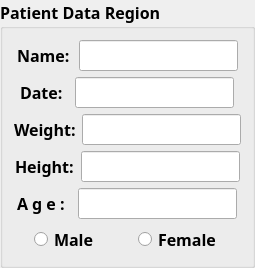
           <widget class="QGroupBox" name="patient_groupBox">
            <property name="sizePolicy">
             <sizepolicy hsizetype="Minimum" vsizetype="Fixed">
              <horstretch>0</horstretch>
              <verstretch>0</verstretch>
             </sizepolicy>
            </property>
            <property name="font">
             <font>
              <family>华文新魏</family>
              <pointsize>12</pointsize>
              <weight>75</weight>
              <bold>true</bold>
             </font>
            </property>
            <property name="title">
             <string>Patient Data Region</string>
            </property>
            <layout class="QGridLayout" name="gridLayout_4">
             <item row="0" column="0">
              <layout class="QVBoxLayout" name="verticalLayout_2">
               <item>
                <layout class="QHBoxLayout" name="horizontalLayout_2">
                 <item>
                  <widget class="QLabel" name="name_label">
                   <property name="sizePolicy">
                    <sizepolicy hsizetype="Fixed" vsizetype="Preferred">
                     <horstretch>0</horstretch>
                     <verstretch>0</verstretch>
                    </sizepolicy>
                   </property>
                   <property name="font">
                    <font>
                     <family>华文新魏</family>
                     <pointsize>12</pointsize>
                     <weight>75</weight>
                     <bold>true</bold>
                    </font>
                   </property>
                   <property name="text">
                    <string>Name:</string>
                   </property>
                  </widget>
                 </item>
                 <item>
                  <widget class="QLineEdit" name="name_lineEdit">
                   <property name="sizePolicy">
                    <sizepolicy hsizetype="Fixed" vsizetype="Fixed">
                     <horstretch>0</horstretch>
                     <verstretch>0</verstretch>
                    </sizepolicy>
                   </property>
                  </widget>
                 </item>
                </layout>
               </item>
               <item>
                <layout class="QHBoxLayout" name="horizontalLayout_7">
                 <item>
                  <widget class="QLabel" name="date_label">
                   <property name="sizePolicy">
                    <sizepolicy hsizetype="Fixed" vsizetype="Preferred">
                     <horstretch>0</horstretch>
                     <verstretch>0</verstretch>
                    </sizepolicy>
                   </property>
                   <property name="font">
                    <font>
                     <family>华文新魏</family>
                     <pointsize>12</pointsize>
                     <weight>75</weight>
                     <bold>true</bold>
                    </font>
                   </property>
                   <property name="text">
                    <string>Date:</string>
                   </property>
                  </widget>
                 </item>
                 <item>
                  <widget class="QLineEdit" name="date_lineEdit">
                   <property name="sizePolicy">
                    <sizepolicy hsizetype="Fixed" vsizetype="Fixed">
                     <horstretch>0</horstretch>
                     <verstretch>0</verstretch>
                    </sizepolicy>
                   </property>
                  </widget>
                 </item>
                </layout>
               </item>
               <item>
                <layout class="QHBoxLayout" name="horizontalLayout_14">
                 <item>
                  <widget class="QLabel" name="weight_label">
                   <property name="sizePolicy">
                    <sizepolicy hsizetype="Fixed" vsizetype="Preferred">
                     <horstretch>0</horstretch>
                     <verstretch>0</verstretch>
                    </sizepolicy>
                   </property>
                   <property name="font">
                    <font>
                     <family>华文新魏</family>
                     <pointsize>12</pointsize>
                     <weight>75</weight>
                     <bold>true</bold>
                    </font>
                   </property>
                   <property name="text">
                    <string>Weight:</string>
                   </property>
                  </widget>
                 </item>
                 <item>
                  <widget class="QLineEdit" name="weight_lineEdit">
                   <property name="sizePolicy">
                    <sizepolicy hsizetype="Fixed" vsizetype="Fixed">
                     <horstretch>0</horstretch>
                     <verstretch>0</verstretch>
                    </sizepolicy>
                   </property>
                  </widget>
                 </item>
                </layout>
               </item>
               <item>
                <layout class="QHBoxLayout" name="horizontalLayout_15">
                 <item>
                  <widget class="QLabel" name="height_label">
                   <property name="sizePolicy">
                    <sizepolicy hsizetype="Fixed" vsizetype="Preferred">
                     <horstretch>0</horstretch>
                     <verstretch>0</verstretch>
                    </sizepolicy>
                   </property>
                   <property name="font">
                    <font>
                     <family>华文新魏</family>
                     <pointsize>12</pointsize>
                     <weight>75</weight>
                     <bold>true</bold>
                    </font>
                   </property>
                   <property name="text">
                    <string>Height:</string>
                   </property>
                  </widget>
                 </item>
                 <item>
                  <widget class="QLineEdit" name="height_lineEdit">
                   <property name="sizePolicy">
                    <sizepolicy hsizetype="Fixed" vsizetype="Fixed">
                     <horstretch>0</horstretch>
                     <verstretch>0</verstretch>
                    </sizepolicy>
                   </property>
                  </widget>
                 </item>
                </layout>
               </item>
               <item>
                <layout class="QHBoxLayout" name="horizontalLayout_16">
                 <item>
                  <widget class="QLabel" name="age_label">
                   <property name="sizePolicy">
                    <sizepolicy hsizetype="Fixed" vsizetype="Preferred">
                     <horstretch>0</horstretch>
                     <verstretch>0</verstretch>
                    </sizepolicy>
                   </property>
                   <property name="font">
                    <font>
                     <family>华文新魏</family>
                     <pointsize>12</pointsize>
                     <weight>75</weight>
                     <bold>true</bold>
                    </font>
                   </property>
                   <property name="text">
                    <string>A g e : </string>
                   </property>
                  </widget>
                 </item>
                 <item>
                  <widget class="QLineEdit" name="age_lineEdit">
                   <property name="sizePolicy">
                    <sizepolicy hsizetype="Fixed" vsizetype="Fixed">
                     <horstretch>0</horstretch>
                     <verstretch>0</verstretch>
                    </sizepolicy>
                   </property>
                  </widget>
                 </item>
                </layout>
               </item>
               <item>
                <layout class="QHBoxLayout" name="horizontalLayout_6">
                 <item>
                  <widget class="QRadioButton" name="maleButton">
                   <property name="sizePolicy">
                    <sizepolicy hsizetype="Fixed" vsizetype="Fixed">
                     <horstretch>0</horstretch>
                     <verstretch>0</verstretch>
                    </sizepolicy>
                   </property>
                   <property name="text">
                    <string>Male</string>
                   </property>
                  </widget>
                 </item>
                 <item>
                  <spacer name="horizontalSpacer_16">
                   <property name="orientation">
                    <enum>Qt::Horizontal</enum>
                   </property>
                   <property name="sizeType">
                    <enum>QSizePolicy::Fixed</enum>
                   </property>
                   <property name="sizeHint" stdset="0">
                    <size>
                     <width>13</width>
                     <height>20</height>
                    </size>
                   </property>
                  </spacer>
                 </item>
                 <item>
                  <widget class="QRadioButton" name="femalButton">
                   <property name="sizePolicy">
                    <sizepolicy hsizetype="Fixed" vsizetype="Fixed">
                     <horstretch>0</horstretch>
                     <verstretch>0</verstretch>
                    </sizepolicy>
                   </property>
                   <property name="text">
                    <string>Female</string>
                   </property>
                  </widget>
                 </item>
                </layout>
               </item>
              </layout>
             </item>
            </layout>
           </widget>
